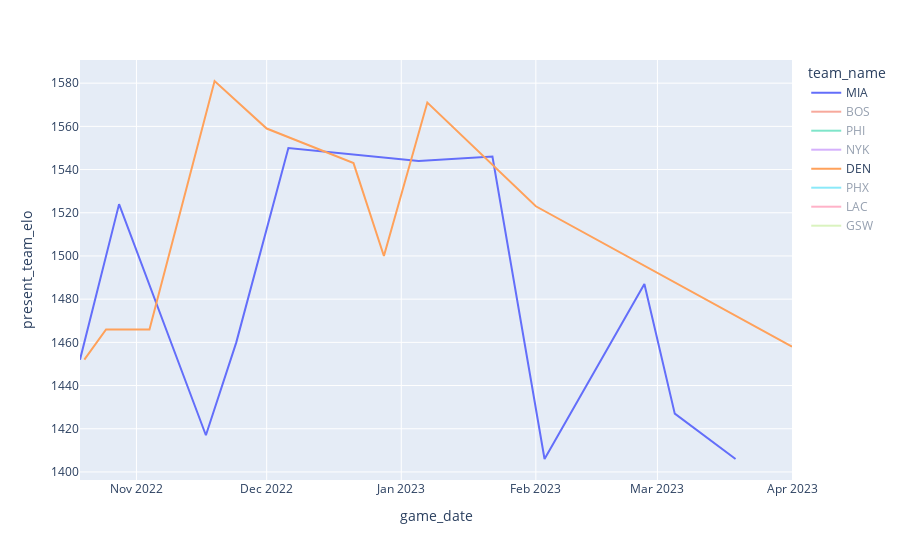

Write notebook code for a chart like this one.
### Markdown cell above
<h1>ELO Progression of NBA Finalists</h1>

### Code cell
# Create plot plot of final ELO score for 2022 regular season
# sb.set(rc={'figure.figsize':(11.7,8.27)})
list_team_2022 = list()
for team in nba_teams_tri_playoff:
    list_team_2022.append(seasonAllStatSplitPred.query("season == '2022' & team_name == '" + team + "'"))
df_playoff = pd.concat(list_team_2022)
# sb.lineplot(x="game_date", y="present_team_elo", data=df_playoff.iloc[::14, :], hue="team_name")
fig = px.line(df_playoff.iloc[::20, :], x="game_date", y="present_team_elo", color='team_name')
fig.show()

### Figure 1 — Plotly figure (JSON) as saved in the notebook; plotly's stock layout.template omitted (floating-point values rounded to 4 significant figures)
{"data": [{"hovertemplate": "team_name=MIA<br>game_date=%{x}<br>present_team_elo=%{y}<extra></extra>", "legendgroup": "MIA", "line": {"color": "#636efa", "dash": "solid"}, "marker": {"symbol": "circle"}, "mode": "lines", "name": "MIA", "orientation": "v", "showlegend": true, "type": "scatter", "x": ["2022-10-19", "2022-10-28", "2022-11-17", "2022-11-24", "2022-12-06", "2023-01-05", "2023-01-22", "2023-02-03", "2023-02-26", "2023-03-05", "2023-03-19"], "xaxis": "x", "y": [1452, 1524, 1417, 1460, 1550, 1544, 1546, 1406, 1487, 1427, 1406], "yaxis": "y"}, {"hovertemplate": "team_name=BOS<br>game_date=%{x}<br>present_team_elo=%{y}<extra></extra>", "legendgroup": "BOS", "line": {"color": "#EF553B", "dash": "solid"}, "marker": {"symbol": "circle"}, "mode": "lines", "name": "BOS", "orientation": "v", "showlegend": true, "type": "scatter", "visible": "legendonly", "x": ["2022-10-21", "2022-10-30", "2022-11-05", "2022-11-17", "2022-12-01", "2022-12-11", "2023-01-02", "2023-01-27", "2023-02-15", "2023-03-14"], "xaxis": "x", "y": [1556, 1619, 1564, 1528, 1634, 1586, 1607, 1534, 1527, 1445], "yaxis": "y"}, {"hovertemplate": "team_name=PHI<br>game_date=%{x}<br>present_team_elo=%{y}<extra></extra>", "legendgroup": "PHI", "line": {"color": "#00cc96", "dash": "solid"}, "marker": {"symbol": "circle"}, "mode": "lines", "name": "PHI", "orientation": "v", "showlegend": true, "type": "scatter", "visible": "legendonly", "x": ["2022-10-18", "2022-10-26", "2022-11-02", "2022-11-13", "2022-11-26", "2022-12-17", "2022-12-25", "2023-01-26", "2023-02-14", "2023-03-05", "2023-03-25"], "xaxis": "x", "y": [1508, 1492, 1541, 1527, 1518, 1516, 1522, 1594, 1522, 1540, 1536], "yaxis": "y"}, {"hovertemplate": "team_name=NYK<br>game_date=%{x}<br>present_team_elo=%{y}<extra></extra>", "legendgroup": "NYK", "line": {"color": "#ab63fa", "dash": "solid"}, "marker": {"symbol": "circle"}, "mode": "lines", "name": "NYK", "orientation": "v", "showlegend": true, "type": "scatter", "visible": "legendonly", "x": ["2022-10-26", "2022-11-04", "2022-11-16", "2022-12-03", "2022-12-18", "2022-12-25", "2023-01-14", "2023-01-25", "2023-02-08", "2023-03-04"], "xaxis": "x", "y": [1539, 1461, 1414, 1439, 1514, 1443, 1487, 1538, 1494, 1440], "yaxis": "y"}, {"hovertemplate": "team_name=DEN<br>game_date=%{x}<br>present_team_elo=%{y}<extra></extra>", "legendgroup": "DEN", "line": {"color": "#FFA15A", "dash": "solid"}, "marker": {"symbol": "circle"}, "mode": "lines", "name": "DEN", "orientation": "v", "showlegend": true, "type": "scatter", "visible": true, "x": ["2022-10-20", "2022-10-25", "2022-11-04", "2022-11-19", "2022-12-01", "2022-12-21", "2022-12-28", "2023-01-07", "2023-02-01", "2023-03-01", "2023-04-01"], "xaxis": "x", "y": [1452, 1466, 1466, 1581, 1559, 1543, 1500, 1571, 1523, 1492, 1458], "yaxis": "y"}, {"hovertemplate": "team_name=PHX<br>game_date=%{x}<br>present_team_elo=%{y}<extra></extra>", "legendgroup": "PHX", "line": {"color": "#19d3f3", "dash": "solid"}, "marker": {"symbol": "circle"}, "mode": "lines", "name": "PHX", "orientation": "v", "showlegend": true, "type": "scatter", "visible": "legendonly", "x": ["2022-10-24", "2022-10-31", "2022-11-10", "2022-11-29", "2022-12-06", "2022-12-24", "2023-01-11", "2023-02-11", "2023-02-25", "2023-03-23"], "xaxis": "x", "y": [1634, 1581, 1584, 1449, 1476, 1424, 1486, 1605, 1481, 1601], "yaxis": "y"}, {"hovertemplate": "team_name=LAC<br>game_date=%{x}<br>present_team_elo=%{y}<extra></extra>", "legendgroup": "LAC", "line": {"color": "#FF6692", "dash": "solid"}, "marker": {"symbol": "circle"}, "mode": "lines", "name": "LAC", "orientation": "v", "showlegend": true, "type": "scatter", "visible": "legendonly", "x": ["2022-10-21", "2022-10-26", "2022-11-03", "2022-11-10", "2022-11-24", "2022-12-01", "2022-12-15", "2023-01-09", "2023-02-07", "2023-03-04", "2023-03-30"], "xaxis": "x", "y": [1410, 1453, 1430, 1440, 1431, 1405, 1441, 1425, 1453, 1475, 1459], "yaxis": "y"}, {"hovertemplate": "team_name=GSW<br>game_date=%{x}<br>present_team_elo=%{y}<extra></extra>", "legendgroup": "GSW", "line": {"color": "#B6E880", "dash": "solid"}, "marker": {"symbol": "circle"}, "mode": "lines", "name": "GSW", "orientation": "v", "showlegend": true, "type": "scatter", "visible": "legendonly", "x": ["2022-10-24", "2022-11-05", "2022-11-21", "2022-11-27", "2022-12-11", "2022-12-31", "2023-01-31", "2023-02-09", "2023-02-27", "2023-03-10"], "xaxis": "x", "y": [1485, 1478, 1451, 1462, 1544, 1443, 1463, 1481, 1453, 1497], "yaxis": "y"}], "layout": {"autosize": true, "legend": {"title": {"text": "team_name"}, "tracegroupgap": 0}, "margin": {"t": 60}, "xaxis": {"anchor": "y", "autorange": true, "domain": [0, 1], "range": ["2022-10-19", "2023-04-01"], "title": {"text": "game_date"}, "type": "date"}, "yaxis": {"anchor": "x", "autorange": true, "domain": [0, 1], "range": [1396.0, 1591.0], "title": {"text": "present_team_elo"}, "type": "linear"}}}
